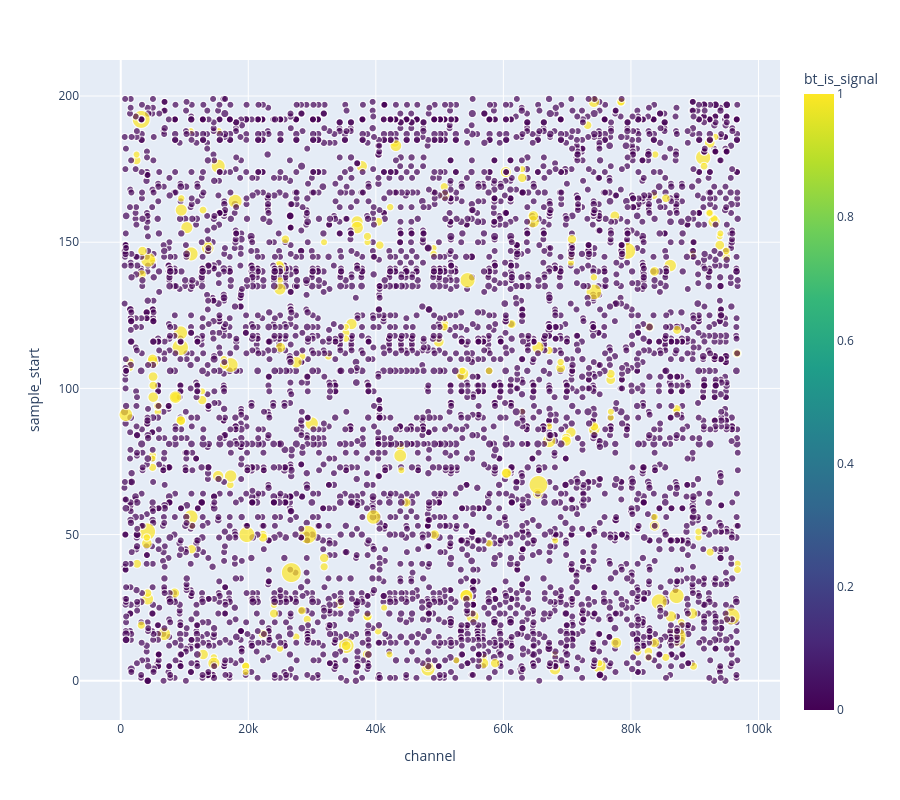

Notebook source saved alongside this figure:
### Code cell
pd.options.plotting.backend = 'plotly'
import plotly.express as px

pd.options.plotting.backend = 'matplotlib'
with pandas_backend('plotly') as x:
    f = ws.tps.query('entry==0 & sample_start < 200 & readout_plane_id == 2').plot.scatter(x='channel', y='sample_start', size='adc_peak', color="bt_is_signal", color_continuous_scale=px.colors.sequential.Viridis, height=800, width=900)
    f.show()

### Figure 1 — Plotly figure (JSON) as saved in the notebook; plotly's stock layout.template omitted (floating-point values rounded to 4 significant figures; data arrays with more than 128 entries replaced by an {"elided": "..."} marker saying what was removed)
{"data": [{"hovertemplate": "channel=%{x}<br>sample_start=%{y}<br>adc_peak=%{marker.size}<br>bt_is_signal=%{marker.color}<extra></extra>", "legendgroup": "", "marker": {"color": {"elided": "5093 int values"}, "coloraxis": "coloraxis", "size": {"elided": "5093 int values"}, "sizemode": "area", "sizeref": 0.58, "symbol": "circle"}, "mode": "markers", "name": "", "showlegend": false, "type": "scattergl", "x": {"elided": "5093 int values"}, "xaxis": "x", "y": {"elided": "5093 int values"}, "yaxis": "y"}], "layout": {"coloraxis": {"colorbar": {"title": {"text": "bt_is_signal"}}, "colorscale": [[0, "#440154"], [0.1111, "#482878"], [0.2222, "#3e4989"], [0.3333, "#31688e"], [0.4444, "#26828e"], [0.5556, "#1f9e89"], [0.6667, "#35b779"], [0.7778, "#6ece58"], [0.8889, "#b5de2b"], [1, "#fde725"]]}, "height": 800, "legend": {"itemsizing": "constant", "tracegroupgap": 0}, "margin": {"t": 60}, "width": 900, "xaxis": {"anchor": "y", "domain": [0, 1], "title": {"text": "channel"}}, "yaxis": {"anchor": "x", "domain": [0, 1], "title": {"text": "sample_start"}}}}
